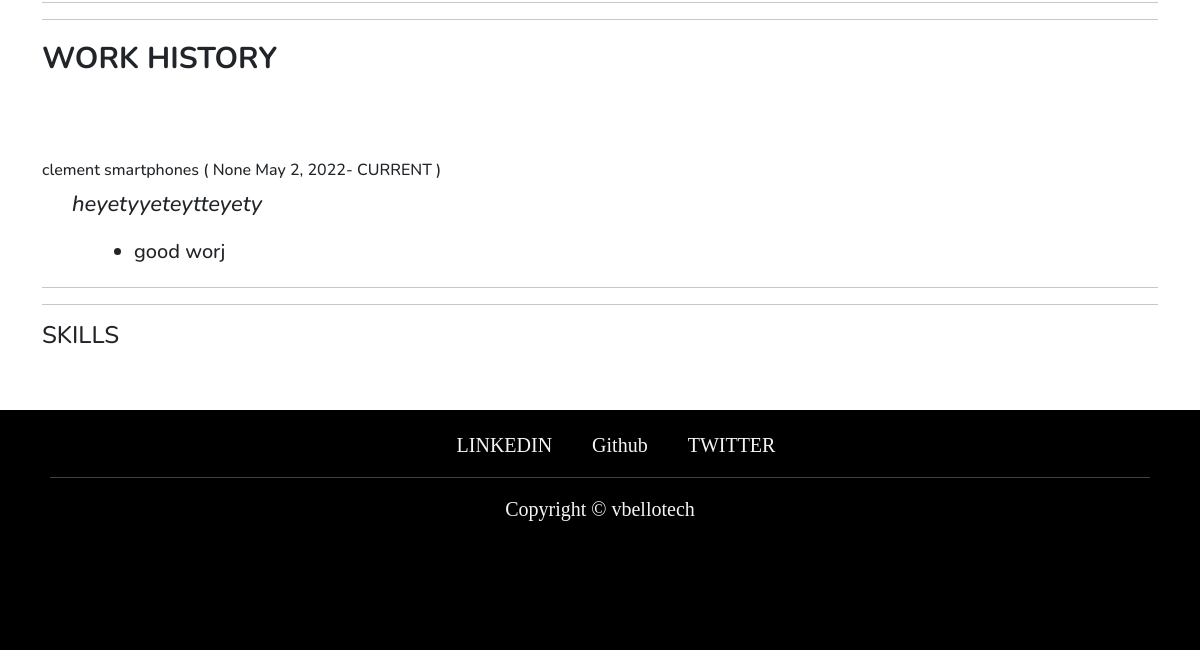
/resume/vbelloresume/FULL STACK DEV/6qgkaqxovaxomtql0g7k/ (signed in, lower part), run on an earlier commit of the app's database.
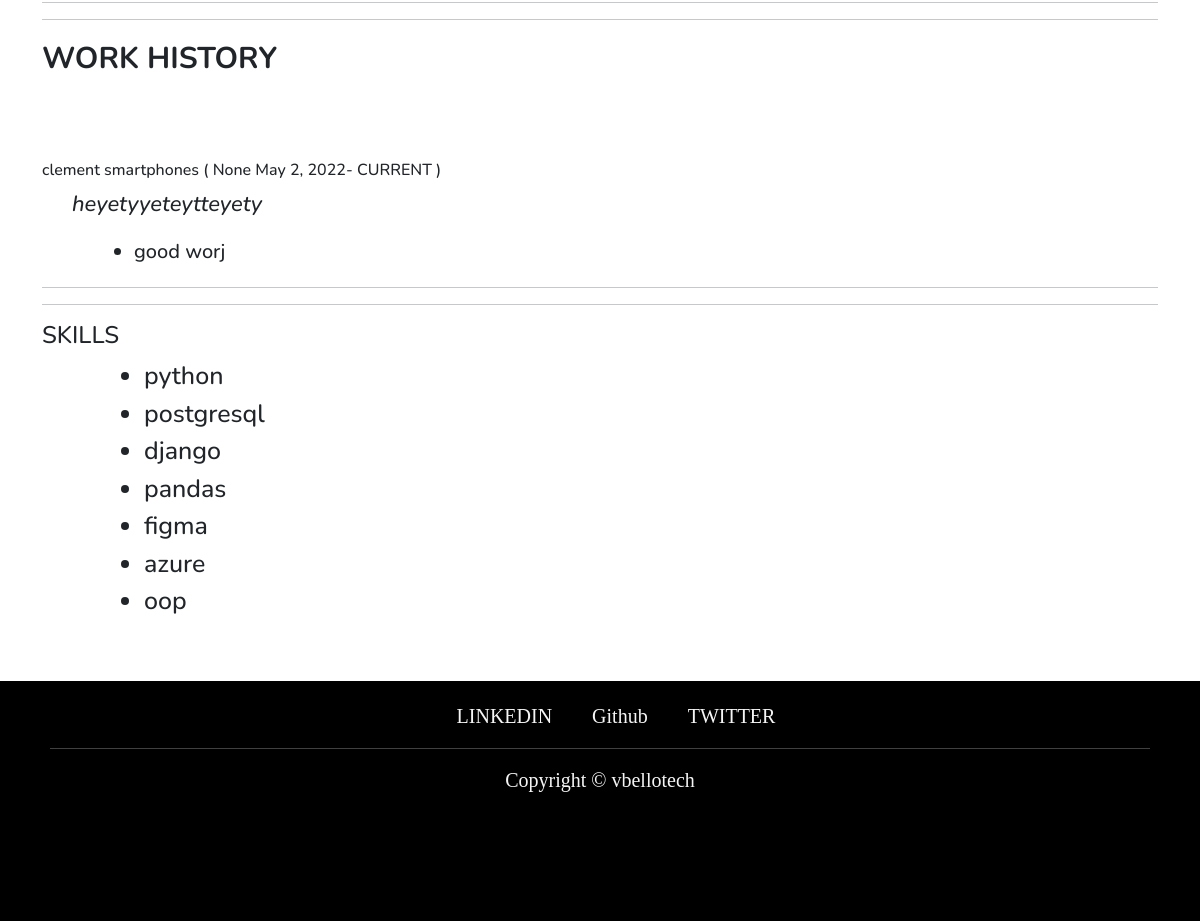
And on a later commit of the database.
### resume/models.py (models this page shows, shortened)
class Work(models.Model):
    user = models.ForeignKey('auth.user', on_delete=models.CASCADE)
    resume = models.ForeignKey('Resume', related_name="resume_work", null=True, on_delete=models.CASCADE)
    company_name = models.CharField(max_length=300)
    role = models.CharField(max_length=300, blank=True, null=True)
    company_description = models.CharField(max_length=250, blank=False, null=False)
    start_date = models.DateField()
    end_date = models.DateField(blank=True, null=True)

class Responsibility(models.Model):
    work = models.ForeignKey('Work', related_name="work", on_delete=models.CASCADE)
    user = models.ForeignKey('auth.user', related_name="responsibilty_owner", on_delete=models.CASCADE)
    body = models.CharField(max_length=500, blank=False, null=False)
    date_added = models.DateTimeField(auto_now_add=True)

class Tech(models.Model):
    name = models.CharField(max_length=150, unique=True)
    type = models.CharField(max_length=200, choices=Type_chioce, blank=True, null=True)

### resume/views.py (the view)
# urls.py: path('resume/<str:user>/<str:name>/<str:slug>/', ResumeView.as_view(), name="resume"),
class ResumeView(View, LoginRequiredMixin):
    def get(self, request, user, name, slug,  *args, **kwargs):
        resume = Resume.objects.get(slug=slug, name=name)
        mainuser = User.objects.get(username=resume.user.username)
        userprofile = Userprofile.objects.get(user=resume.user)
        project = Project.objects.filter(resume=resume)
        work = Work.objects.filter(resume=resume)
        education = Education.objects.filter(user=request.user, resume=resume)
        context =  {
            'user':mainuser,
            'userp':userprofile,
            'resume':resume,
            'projects':project,
            'works':work,
            'education':education,
        }
        return render (self.request, 'resume/resumeview.html', context)

### templates/resume/resumeview.html (shortened to what this page needs)
{% extends 'base.html' %}
{% load static %}
{% block content %}
<br><br>
<div class="container">
<hr>
    {% if works %}
        <span class="topic">WORK HISTORY</span>
        {% for work in works %}
        <div class="portfolio">
            {% if work.end_date %}
            <h1>{{ work.company_name }} ( {{ work.role }} {{ work.start_date }}-{{ work.end_date }} )</h1>
            {% else %}
            <h1>{{ work.company_name }} ( {{ work.role }} {{ work.start_date }}- CURRENT )</h1>
            {% endif %}
            <p>
                <em>{{ work.company_description|linebreaksbr	}}</em>
            </p>
            <ul>
                {% for item in work.work.all %}
                <li>{{ item.body }}</li>
                {% endfor%}
            </ul>
        </div>
        <hr>
        {% endfor %}
    {% endif %}
<hr>
        <div class="tech">
             <h4>SKILLS </h4>
                <ul>
                    {% for item in resume.skills.all %}
                    <li>{{ item.name }}</li>
                    {% endfor %}
                </ul>
        </div>
    </div>
{% endblock content %}

What changed in the data, as far as the page shows it:
now on this page (row edited): Tech: name "python"
added Tech: name "postgresql"
added Tech: name "django"
added Tech: name "pandas"
added Tech: name "figma"
added Tech: name "azure"
added Tech: name "oop"
